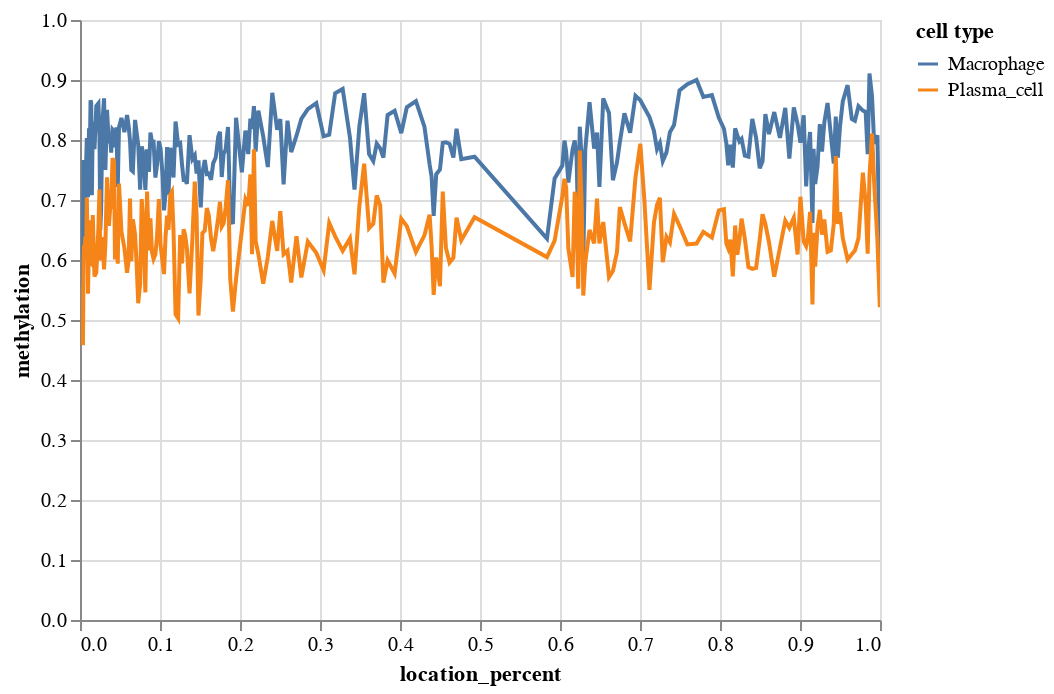

The cell this chart's notebook holds for it:
### Code cell
alt.data_transformers.enable('default', max_rows=None)

alt.Chart(line_df).mark_line().encode(
    x='location_percent',
    y='methylation',
    color='cell type'
)

### Figure 1 — Vega-Lite specification as saved in the notebook (floating-point values rounded to 4 significant figures; data arrays with more than 128 entries replaced by an {"elided": "..."} marker saying what was removed)
{"config": {"view": {"continuousWidth": 400, "continuousHeight": 300}}, "data": {"name": "data-c09e5781e91e43a092118354ddee278b"}, "mark": "line", "encoding": {"color": {"field": "cell type", "type": "nominal"}, "x": {"field": "location_percent", "type": "quantitative"}, "y": {"field": "methylation", "type": "quantitative"}}, "selection": {"selector004": {"type": "interval", "bind": "scales", "encodings": ["x", "y"]}}, "$schema": "https://vega.github.io/schema/vega-lite/v4.17.0.json", "datasets": {"data-c09e5781e91e43a092118354ddee278b": {"elided": "482 records"}}}
